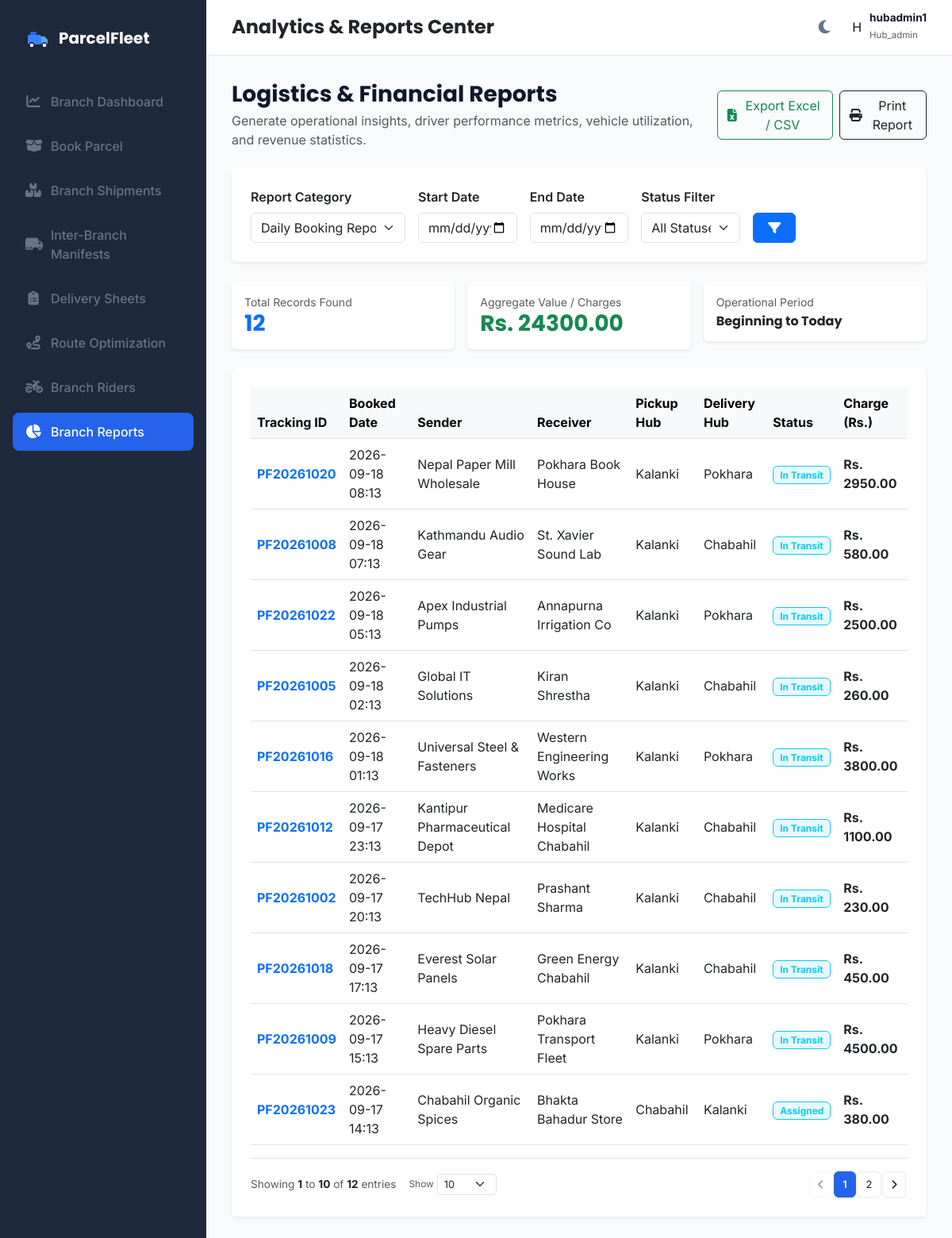
/admin/reports (signed in), run on an earlier commit of the app's database.
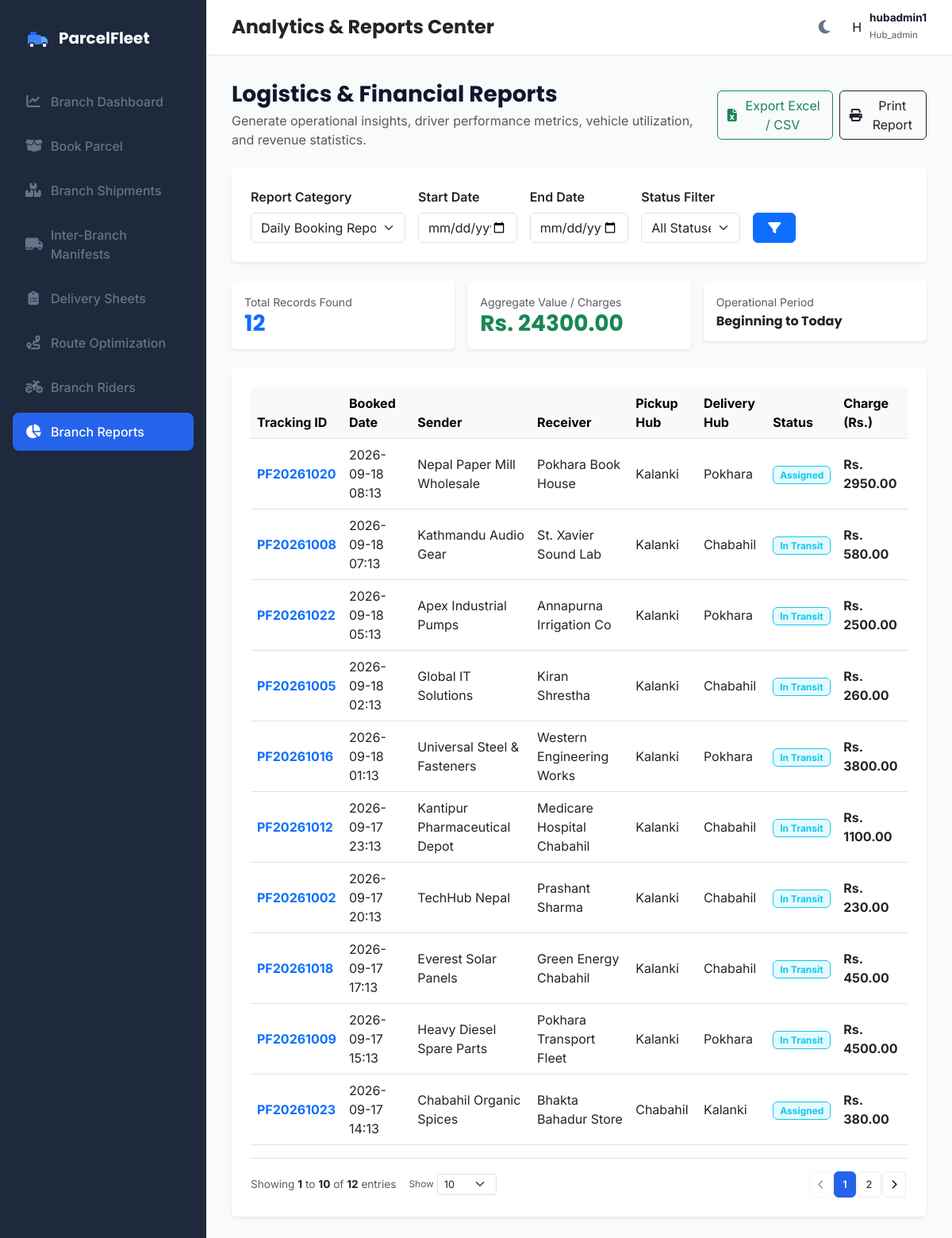
And on a later commit of the database.
### models.py (models this page shows, shortened)
class Parcel(db.Model):
    __tablename__ = 'parcels'
    id = db.Column(db.Integer, primary_key=True)
    tracking_id = db.Column(db.String(50), unique=True, nullable=False)
    sender_name = db.Column(db.String(100), nullable=False)
    sender_phone = db.Column(db.String(20), nullable=False)
    receiver_name = db.Column(db.String(100), nullable=False)
    receiver_phone = db.Column(db.String(20), nullable=False)
    pickup_address = db.Column(db.String(100), nullable=False)
    delivery_address = db.Column(db.String(100), nullable=False)
    pickup_hub = db.Column(db.String(100), nullable=True)
    delivery_hub = db.Column(db.String(100), nullable=True)
    pickup_latitude = db.Column(db.Float, nullable=False, default=27.7154)
    pickup_longitude = db.Column(db.Float, nullable=False, default=85.3123)
    delivery_latitude = db.Column(db.Float, nullable=False, default=27.6915)
    delivery_longitude = db.Column(db.Float, nullable=False, default=85.3331)
    parcel_type = db.Column(db.String(50), nullable=False)
    weight = db.Column(db.Float, nullable=False)
    length = db.Column(db.Float, nullable=False, default=10.0)
    width = db.Column(db.Float, nullable=False, default=10.0)
    height = db.Column(db.Float, nullable=False, default=10.0)
    status = db.Column(db.String(30), default='Pending')  # 'Pending', 'Assigned', 'Manifested', 'Picked Up', 'In Transit', 'Out For Delivery', 'Delivered', 'Failed Delivery', 'Returned', 'Cancelled'
    delivery_charge = db.Column(db.Float, nullable=False, default=0.0)
    payment_status = db.Column(db.String(20), default='Pending')  # 'Pending', 'Paid', 'COD'
    assigned_driver_id = db.Column(db.Integer, db.ForeignKey('drivers.id'), nullable=True)
    service_type = db.Column(db.String(50), nullable=False, default='Standard')  # 'Standard', 'Express', 'Air', 'Surface'
    cod_amount = db.Column(db.Float, default=0.0)
    customer_id = db.Column(db.Integer, db.ForeignKey('customer_profiles.id'), nullable=True)
    hub_id = db.Column(db.Integer, db.ForeignKey('hubs.id'), nullable=True)
    merchandise_id = db.Column(db.Integer, db.ForeignKey('merchandise.id'), nullable=True)
    manifest_id = db.Column(db.Integer, db.ForeignKey('manifests.id'), nullable=True)
    expected_delivery_date = db.Column(db.DateTime, nullable=True)
    pickup_image = db.Column(db.String(255), nullable=True)
    delivery_image = db.Column(db.String(255), nullable=True)
    delivery_attempts = db.Column(db.Integer, default=0)
    failed_reason = db.Column(db.String(255), nullable=True)
    special_tags = db.Column(db.String(255), nullable=True)
    created_at = db.Column(db.DateTime, default=datetime.utcnow)
    delivered_at = db.Column(db.DateTime, nullable=True)
    delivery_notes = db.Column(db.Text, nullable=True)
    customer_signature = db.Column(db.Text, nullable=True)
    manifest = db.relationship('Manifest', foreign_keys=[manifest_id])
    history = db.relationship('TrackingHistory', backref='parcel', cascade="all, delete-orphan", order_by="TrackingHistory.timestamp.asc()")
    notifications = db.relationship('NotificationLog', backref='parcel', cascade="all, delete-orphan", order_by="NotificationLog.timestamp.asc()")

### app.py (the view)
@app.route('/admin/reports')
@login_required
def view_reports():
    if current_user.role not in ['admin', 'hub_admin', 'dispatcher', 'booking_staff']:
        return redirect(url_for('index'))
    report_type = request.args.get('report_type', 'daily_booking')
    hub_id = request.args.get('hub_id')
    start_date_str = request.args.get('start_date')
    end_date_str = request.args.get('end_date')
    status = request.args.get('status')
    hubs = Hub.query.all()
    query = Parcel.query
    if current_user.role == 'hub_admin':
        hub_name = get_current_hub_name()
        if hub_name:
            query = query.filter((Parcel.pickup_hub == hub_name) | (Parcel.delivery_hub == hub_name))
    elif hub_id:
        hub = Hub.query.get(int(hub_id))
        if hub:
            query = query.filter((Parcel.pickup_hub == hub.name) | (Parcel.delivery_hub == hub.name))
    if status:
        query = query.filter(Parcel.status == status)
    if report_type in ['daily_booking', 'delivery', 'pending', 'revenue', 'failed_deliveries']:
        if report_type == 'pending':
            query = query.filter(Parcel.status == 'Pending')
        elif report_type == 'failed_deliveries':
            query = query.filter(Parcel.delivery_attempts > 0)
        report_data = query.order_by(Parcel.created_at.desc()).all()
        total_aggregate_val = sum(p.delivery_charge for p in report_data)
    elif report_type == 'driver_performance':
        report_data = Driver.query.all()
        total_aggregate_val = sum(d.completed_deliveries for d in report_data)
    elif report_type == 'vehicle_utilization':
        report_data = Vehicle.query.all()
        total_aggregate_val = len(report_data)
    elif report_type == 'manifest':
        report_data = Manifest.query.all()
        total_aggregate_val = sum(m.total_weight for m in report_data)
    else:
        report_data = query.all()
        total_aggregate_val = sum(p.delivery_charge for p in report_data)
    return render_template(
        'reports.html',
        active_page='reports',
        report_data=report_data,
        selected_report=report_type,
        selected_hub_id=hub_id,
        start_date=start_date_str,
        end_date=end_date_str,
        selected_status=status,
        hubs=hubs,
        total_aggregate_val=total_aggregate_val
    )

### app.py (called while the page is built)
@login_manager.user_loader
def load_user(user_id):
    return User.query.get(int(user_id))

def get_current_hub_name():
    if not current_user.is_authenticated:
        return None
    if current_user.role in ['hub_admin', 'branch_manager', 'booking_staff', 'warehouse_staff', 'dispatcher', 'branch_staff']:
        profile = HubAdmin.query.filter_by(user_id=current_user.id).first()
        if profile and profile.hub:
            return profile.hub.name
    return None

### templates/reports.html (shortened to what the changed rows need)
{% extends "base.html" %}
{% block content %}
<div class="container-fluid p-0">
    <div class="card border-0 shadow-sm">
        <div class="card-body p-4">
            <div class="table-responsive">
                {% if selected_report in ['daily_booking', 'delivery', 'pending', 'revenue', 'failed_deliveries'] %}
                <table class="table table-hover align-middle mb-0">
                    <thead class="table-light">
                        <tr>
                            <th>Tracking ID</th>
                            <th>Booked Date</th>
                            <th>Sender</th>
                            <th>Receiver</th>
                            <th>Pickup Hub</th>
                            <th>Delivery Hub</th>
                            <th>Status</th>
                            <th>Charge (Rs.)</th>
                        </tr>
                    </thead>
                    <tbody>
                        {% for p in report_data %}
                        <tr>
                            <td><strong class="text-primary">{{ p.tracking_id }}</strong></td>
                            <td>{{ p.created_at.strftime('%Y-%m-%d %H:%M') }}</td>
                            <td>{{ p.sender_name }}</td>
                            <td>{{ p.receiver_name }}</td>
                            <td>{{ p.pickup_hub }}</td>
                            <td>{{ p.delivery_hub }}</td>
                            <td>
                                {% if p.status == 'Delivered' %}
                                    <span class="badge bg-success bg-opacity-10 text-success border border-success">Delivered</span>
                                {% elif p.status == 'Pending' %}
                                    <span class="badge bg-warning bg-opacity-10 text-warning border border-warning">Pending</span>
                                {% else %}
                                    <span class="badge bg-info bg-opacity-10 text-info border border-info">{{ p.status }}</span>
                                {% endif %}
                            </td>
                            <td><strong>Rs. {{ "%.2f"|format(p.delivery_charge) }}</strong></td>
                        </tr>
                        {% else %}
                        <tr>
                            <td colspan="8" class="text-center py-4 text-muted">No parcel records matching selected report criteria.</td>
                        </tr>
                        {% endfor %}
                    </tbody>
                </table>
                {% endif %}
            </div>
        </div>
    </div>
</div>
{% endblock %}

What changed in the data, as far as the page shows it:
changed Parcel "PF20261020": status "In Transit" → "Assigned"
